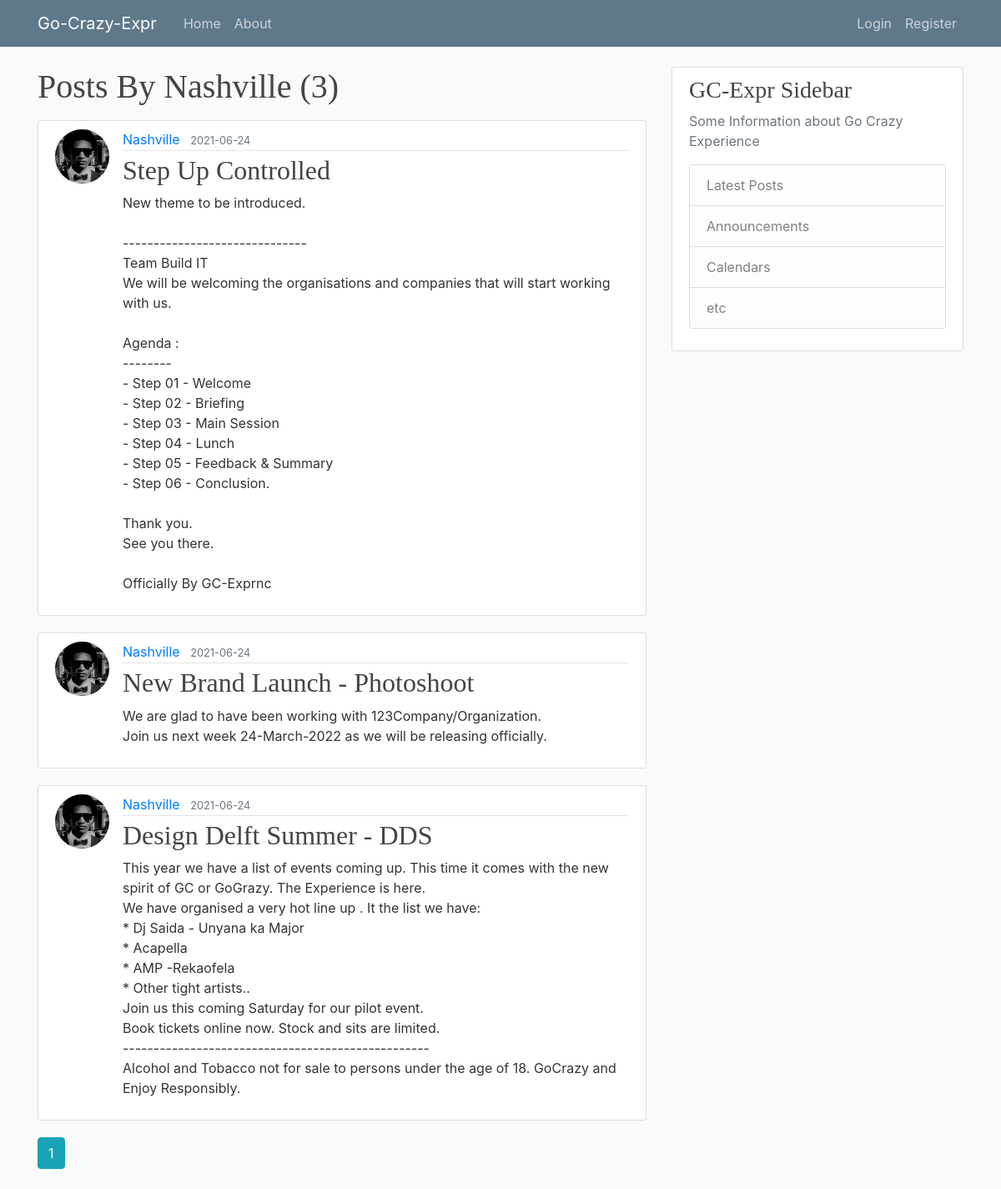
The app's page /user/Nashville with its own data.
### flaskblog/models.py (models this page shows, shortened)
class User(db.Model, UserMixin):
    id = db.Column(db.Integer, primary_key=True)
    username = db.Column(db.String(20), unique=True, nullable=False)
    email = db.Column(db.String(120), unique=True, nullable=False)
    image_file = db.Column(db.String(20), nullable=False,
                           default='default.jpeg')
    password = db.Column(db.String(60), nullable=False)
    posts = db.relationship('Post', backref='author', lazy=True)

class Post(db.Model):
    id = db.Column(db.Integer, primary_key=True)
    title = db.Column(db.String(100), nullable=False)
    date_posted = db.Column(db.DateTime, nullable=False,
                            default=datetime.utcnow)
    content = db.Column(db.Text, nullable=False)
    user_id = db.Column(db.Integer, db.ForeignKey('user.id'), nullable=False)

### flaskblog/routes.py (the view)
@app.route('/user/<string:username>')
def user_posts(username):
    page = request.args.get('page', 1, type=int)
    user = User.query.filter_by(username=username).first_or_404()
    posts = Post.query.filter_by(author=user)\
        .order_by(Post.date_posted.desc())\
        .paginate(page=page, per_page = 4)
    return render_template('user_posts.html', posts=posts, user=user)

### flaskblog/templates/user_posts.html
{% extends "layout.html" %}
{% block content %}
<h1 class="mb-3">Posts By {{ user.username }} ({{ posts.total }})</h1>
    {% for post in posts.items %}
        <article class="media content-section">
            <img src="{{ url_for('static', filename='profile_pics/' + post.author.image_file) }}" alt="" class="rounded-circle article-img">
            <div class="media-body">
                <div class="article-metadata">
                    <a href="{{ url_for('user_posts', username=post.author.username) }}" class="mr-2">{{ post.author.username }}</a>
                    <small class="text-muted">{{ post.date_posted.strftime('%Y-%m-%d') }}</small>
                </div>
                <h2><a href="{{ url_for('post', post_id=post.id) }}" class="article-title">{{ post.title }}</a></h2>
                <p class="article-content">{{ post.content }}</p>
            </div>
        </article>
    {% endfor %}
    {% for page_num in posts.iter_pages(left_edge=1, right_edge=1, left_current=1, right_current=2) %}
        {% if page_num %}
            {% if posts.page == page_num %}
                <a class="btn btn-info mb-4" href="{{ url_for('user_posts', username = user.username, page=page_num) }}">{{ page_num }}</a>
            {% else %}
                <a class="btn btn-outline-info mb-4" href="{{ url_for('user_posts', username = user.username, page=page_num) }}">{{ page_num }}</a>
            {% endif %}
        {% else %}
        ...
        {% endif %}
    {% endfor %}
{% endblock content %}

### flaskblog/static/main.css (style rules this page uses)
body { background: #fafafa; color: #333333; margin-top: 5rem; }
h1, h2, h3, h4, h5, h6 { color: #444444; font-family: "Bebas Neue"; }
.content-section { background: #fff; padding: 10px 20px; border: 1px solid #dddddd; border-radius: 3px; margin-bottom: 20px; }
.article-title { color: #444444; }
.article-content { white-space: pre-line; }
.media-body a { text-decoration: none; }
.article-img { height: 65px; width: 65px; margin-right: 16px; }
.article-metadata { padding-bottom: 1px; margin-bottom: 4px; border-bottom: 1px solid #e3e3e3; }

### records on screen
User: username "Nashville"
Post: image_file (picture), author.username "Nashville", date_posted "2021-06-24", title "Step Up Controlled", content "New theme to be introduced. ------------------------------ Team Build IT We will be welcoming the organisations and companies that will start working with us. Agenda : -------- - Step 01 - Welcome - Step 02 - Briefing - Step 03 - Main Session - Step 04 - Lunch - Step 05 - Feedback & Summary - Step 06 - Conclusion. Thank you. See you there. Officially By GC-Exprnc"
Post: image_file (picture), author.username "Nashville", date_posted "2021-06-24", title "New Brand Launch - Photoshoot", content "We are glad to have been working with 123Company/Organization. Join us next week 24-March-2022 as we will be releasing officially."
Post: image_file (picture), author.username "Nashville", date_posted "2021-06-24", title "Design Delft Summer - DDS", content "This year we have a list of events coming up. This time it comes with the new spirit of GC or GoGrazy. The Experience is here. We have organised a very hot line up . It the list we have: * Dj Saida - Unyana ka Major * Acapella * AMP -Rekaofela * Other tight artists.. Join us this coming Saturday for our pilot event. Book tickets online now. Stock and sits are limited. -------------------------------------------------- Alcohol and Tobacco not for sale to persons under the age of 18. GoCrazy and Enjoy Responsibly."

### other values on screen
{{ posts.total }} "3"
{{ page_num }} "1"
